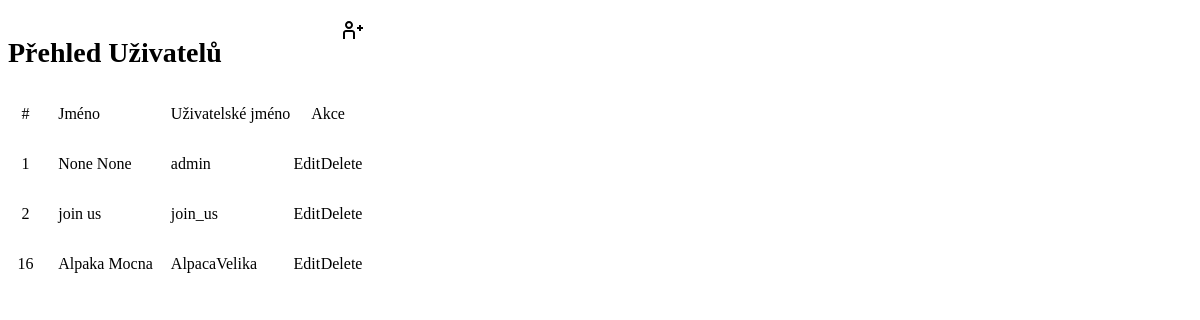
The page /app/user/ on the database as committed earlier.
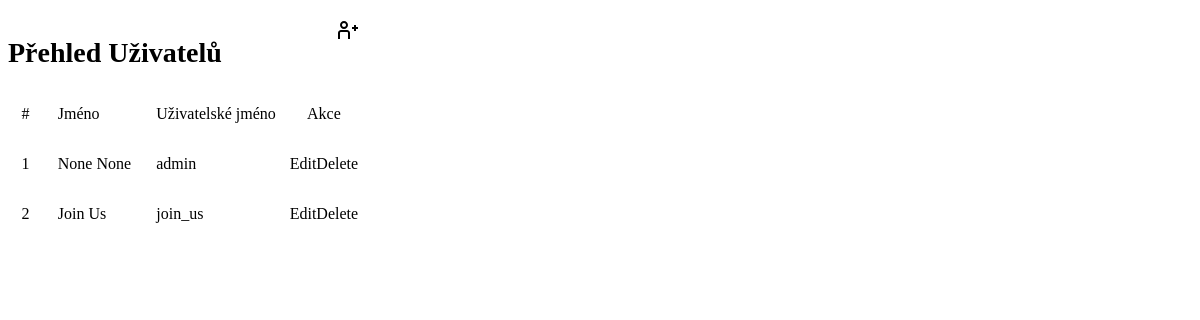
The same page on the database as committed later.
### tables this page shows
CREATE TABLE "users"
(
    "id"        INTEGER NOT NULL,
    "username"  TEXT,
    "firstname" TEXT,
    "lastname"  TEXT,
    "password"  TEXT,
    "email"     TEXT,
    "role"      TEXT,
    PRIMARY KEY ("id" AUTOINCREMENT)
);

### app.py (the view)
@app.route('/app/user/', methods=["GET", "POST"])
def users_overview():
    conn = db.get_db_connection()
    users = conn.execute("SELECT * FROM users").fetchall()
    conn.close()
    return render_template('usersOverview.html', users=users)

### db.py (called while the page is built)
def get_db_connection():  # napojení se na databázi
    conn = sqlite3.connect(databasePath)
    conn.row_factory = sqlite3.Row
    return conn

### templates/usersOverview.html (shortened to what this page needs)
<div class="outerBox_add-edit_window">
    <div id="addWindow" style="position:absolute; z-index: 5">
        <div id="_addEdit_window_users" style="position: absolute; width: 100%; height: 100%; z-index: 5">
        </div>
        <div class="container-user-overview" style="position:relative;">
            <div class="container-user-overview-inner">
                <div style="display: flex; justify-content: space-between; margin-top: 10px;">
                    <h1 style="font-size: 1.75rem;">Přehled Uživatelů</h1>
                    <a class="button" id="button-add-user" style="cursor: pointer" onclick="function set_legend_text() {
              legend_text = 'Přidání Uživatele'
            } set_legend_text(); addUser_window()">
                        <img src="{{ url_for('static', filename='svg/user-add.svg') }}" alt="">
                    </a>
                </div>
                <div id="table_users">
                    {% include 'customElements/tableForUsers.html' %}
                </div>
            </div>
        </div>
    </div>
</div>

### templates/customElements/tableForUsers.html (shortened to what this page needs)
{% block userTable %}
    <table id="table_users_s">
        <thead id="user_thead">
        <tr>
            <td style="padding: 15px 0; width: 2%; text-align: center">#</td>
            <td style="padding-left: 15px">Jméno</td>
            <td style="padding-left: 15px">Uživatelské jméno</td>
            <td style="text-align: center; padding: 0">Akce</td>
        </tr>
        </thead>
        <tbody>
        {% for user in users %}
            <tr>
                <td style="width: 9%; text-align: center; padding: 15px 0;">{{ user.id }}</td>
                <td style="padding-left: 15px">{{ user.firstname }} {{ user.lastname }}</td>
                <td style="padding-left: 15px">{{ user.username }}</td>
                <td style="width: 20%; padding: 0">
                    <div style="display: flex; justify-content: space-around;">
                        <a class="button_edit_user"
                           onclick="getUserId('{{ user.id }}');edit_user(); function set_legend_text() {
                                   legend_text = 'Upravení Uživatele'
                                   } set_legend_text();"
                           style="cursor:pointer;">Edit</a>
                        <a onclick="getUsername('{{ user.username }}');remove_user();set_remove_statement('user')"
                           id="button_delete_user" style="cursor:pointer;">Delete</a>
                    </div>
                </td>
            </tr>
        {% endfor %}
        </tbody>
    </table>
{% endblock %}

Rows that differ between the two databases and show on the page:
removed users: id "16", firstname "Alpaka", lastname "Mocna", username "AlpacaVelika"
changed users "join_us": firstname "join" → "Join"; lastname "us" → "Us"
